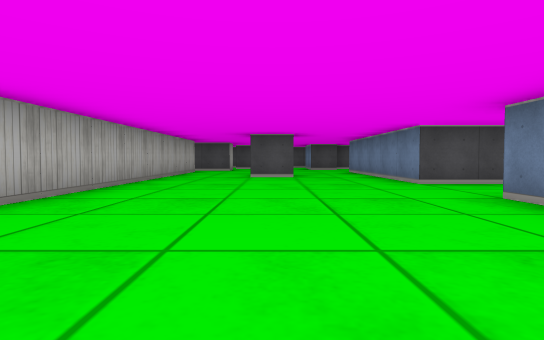
View 1 (above)

23 first-person views from a walk through a cub3D level. The camera is about half as high as the walls, tilts 2° down and sees 80° across. The floor is counted in squares. Each view is taken from the middle of a square. On the plan, view 1 faces up. The plan holds only what a view shows up to about 9 squares ahead; the rest is blank.

View 2
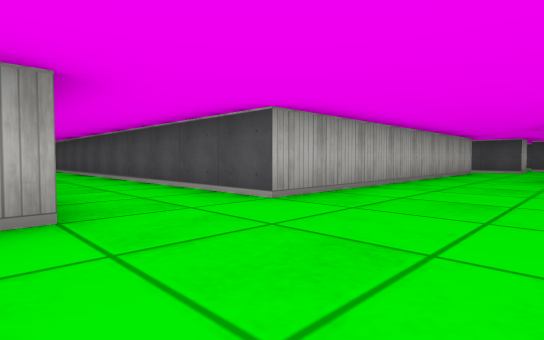

View 3
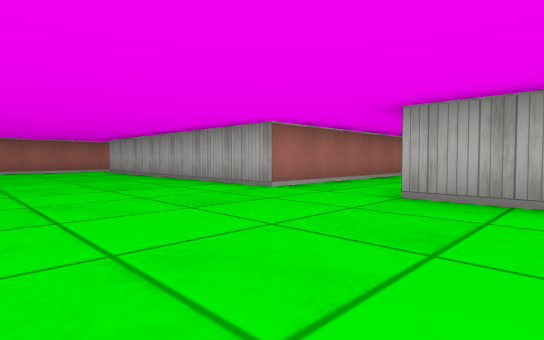

View 4
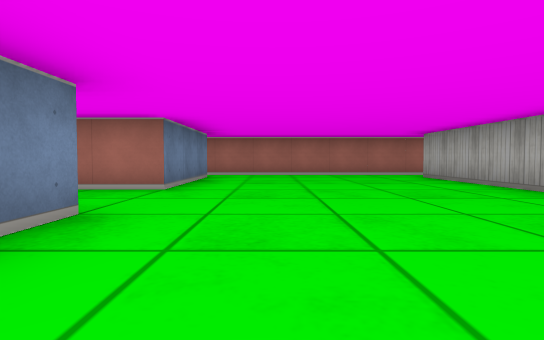

View 5
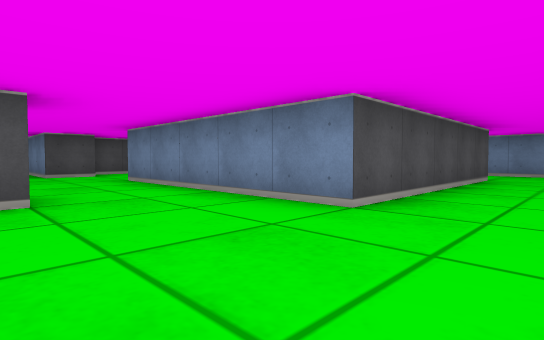

View 6
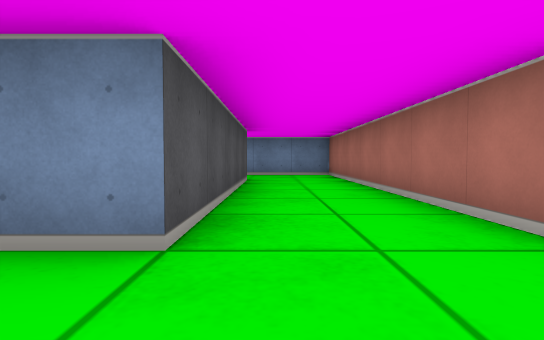

View 7
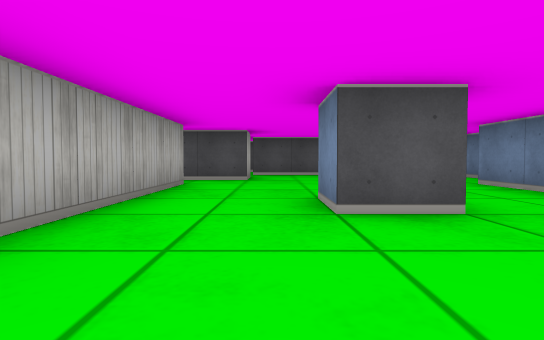

View 8
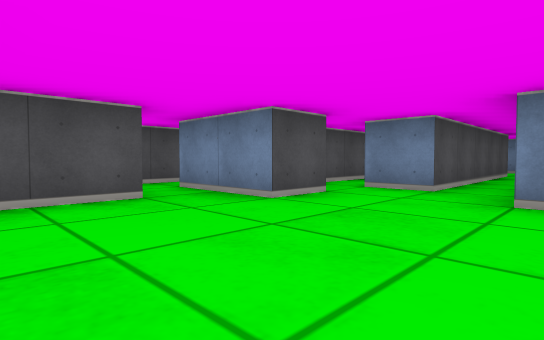

View 9
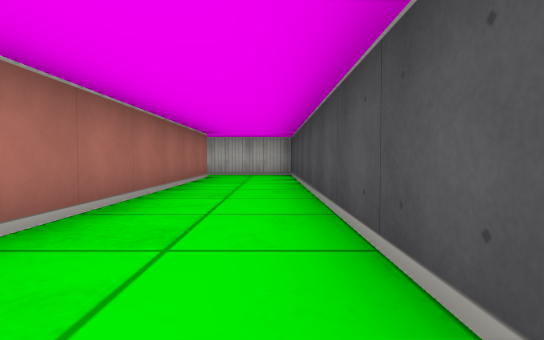

View 10
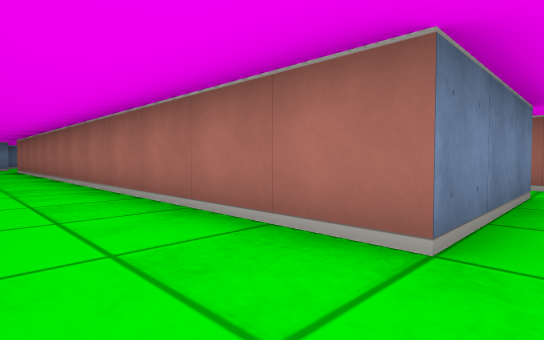

View 11
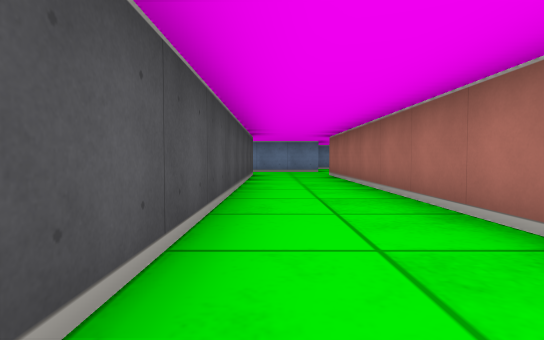

View 12
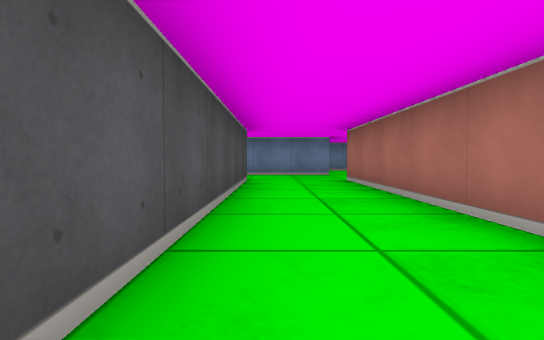

View 13
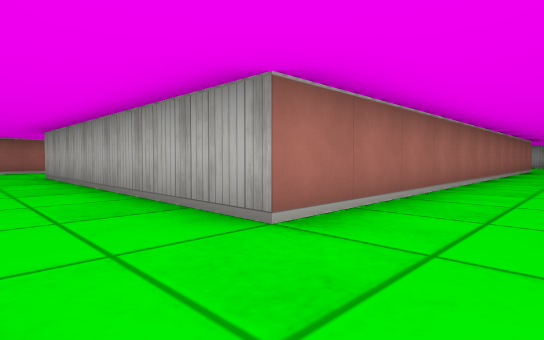

View 14
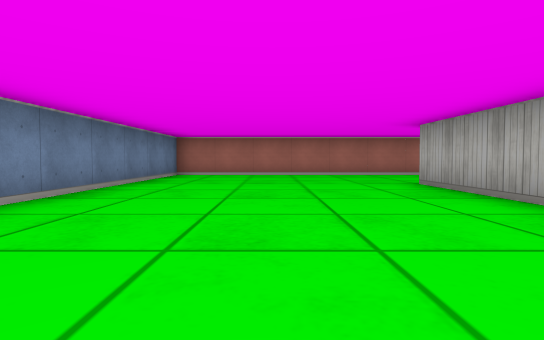

View 15
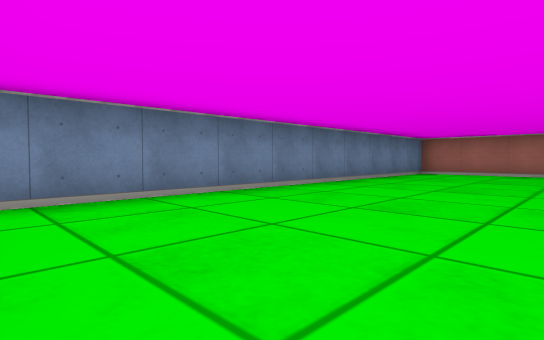

View 16
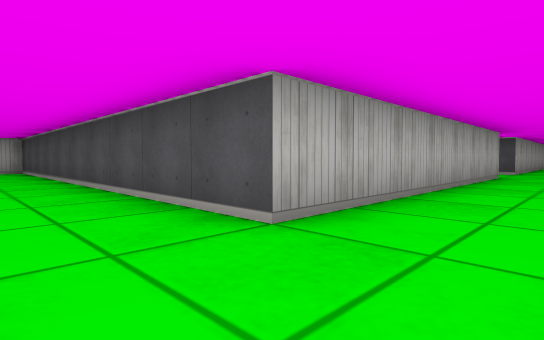

View 17
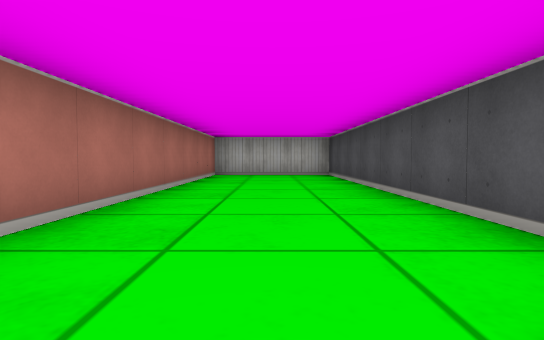

View 18
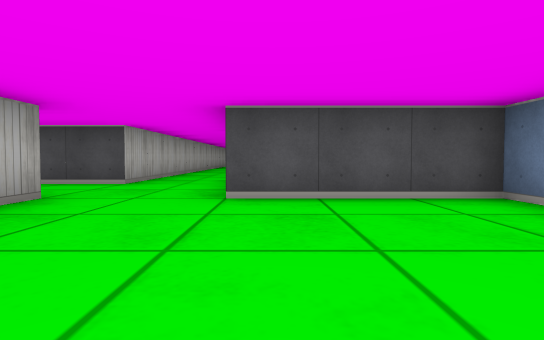

View 19
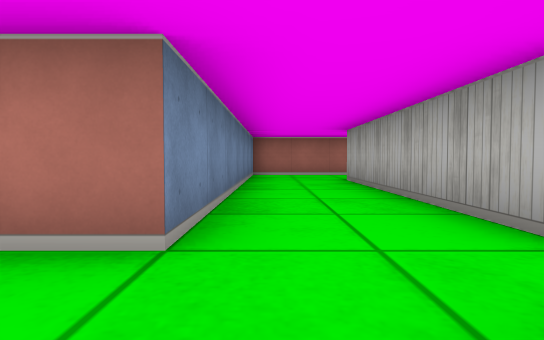

View 20
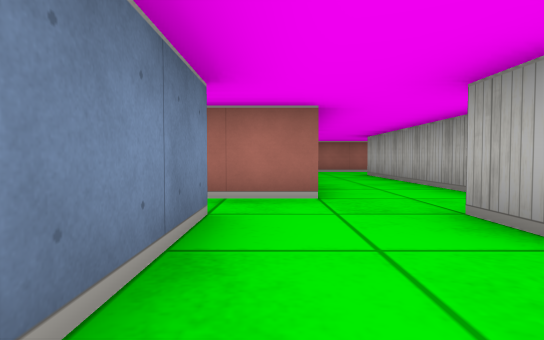

View 21
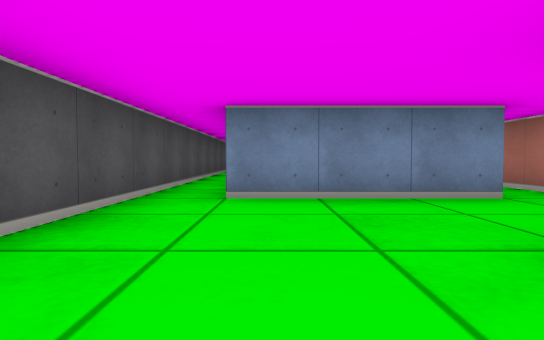

View 22
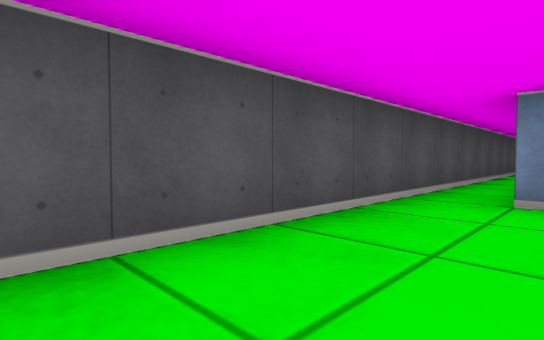

View 23
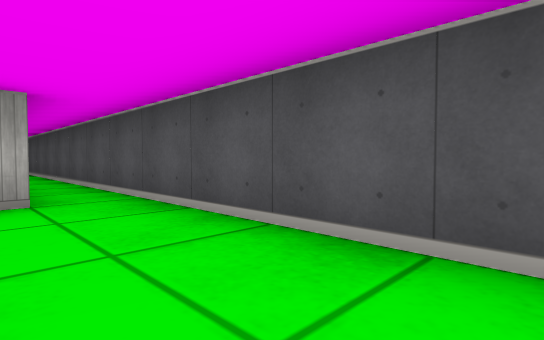

### Floor plan
Points are (right, up) in squares from view 1. A wall is a line through its corners. A room is listed if a view was taken in it or the views show most of it. See-through windows are left out.
Room 1 (views 1, 2, 3, 4, 5, 6, 7, 8, 9, 10)
walls: (2.5, 2.9) (2.5, 3.5) (9.5, 3.5) (9.5, 10.5); (0.6, 7.5) (-0.5, 7.5) (-0.5, 8.5); (2.5, -1.5) (2.5, -0.8); (-2.5, 10.5) (-2.5, 2.5) (-13.5, 2.5) (-13.5, 0.2); (-1.5, 12.5) (-1.5, 11.5) (-2.9, 11.5); (2.5, -6.5) (2.5, -3.5); (2.6, 12.5) (1.5, 12.5) (1.5, 14.5); (7.5, 10.2) (7.5, 5.5) (2.5, 5.5) (2.5, 10.5); (0.6, 13.5) (-1.5, 13.5); (-3, -7.5) (2.8, -7.5); (8.5, 11.5) (3.5, 11.5) (3.5, 12.5); (-12.5, 0.5) (-2.5, 0.5) (-2.5, -6.5)
ways out: opening at (3, -2.5) to room 2; opening at (9, 11) to room 3; opening at (1, 14) to room 4; opening at (3, 13) to room 4; opening at (-3.5, 11); opening at (-1, 13)
Room 2 (views 11, 12, 13, 14, 15, 16, 17, 18)
walls: (13.1, -13.5) (19.5, -13.5) (19.5, -3.5) (16.5, -3.5) (16.5, -1.2); (14.5, 0.5) (14.5, -1.5) (6.5, -1.5); (2.5, -3.5) (14.5, -3.5) (14.5, -10.5) (4.5, -10.5) (4.5, -13.5) (11.2, -13.5)
ways out: opening at (3, -2.5) to room 1; opening at (15.5, -0.5) to room 3
Room 3 (view 19)
walls: (14.5, 2) (14.5, 0.5); (10.5, 11.4) (10.5, 12.6); (9.5, 10.5) (12, 10.5); (17.5, 15.5) (10.5, 15.5); (8.5, 12.2) (8.5, 11.5)
ways out: opening at (9, 11) to room 1; opening at (15.5, -0.5) to room 2; opening at (9.5, 12) to room 4; opening at (11, 15) to room 4
Room 4 (views 20, 21, 22, 23)
walls: (5.4, 13.5) (2.8, 13.5); (10.5, 12.6) (10.5, 14.5); (10.5, 15.5) (0.5, 15.5)
ways out: opening at (1, 14) to room 1; opening at (3, 13) to room 1; opening at (9.5, 12) to room 3; opening at (11, 15) to room 3

Where each view was taken, in squares from view 1:
view 1: 0 up, 0 right, facing up
view 2: 0 up, 0 right, facing up-left
view 3: 4 up, 1 right, facing down-left
view 4: 1 up, 1 right, facing down
view 5: 4 up, 0 right, facing up-right
view 6: 5 up, 1 right, facing right
view 7: 5 up, 1 left, facing up
view 8: 10 up, 1 left, facing up-right
view 9: 2 up, 5 left, facing left
view 10: 2 down, 2 right, facing down-right
view 11: 2 down, 6 right, facing right
view 12: 2 down, 8 right, facing right
view 13: 2 down, 16 right, facing down-left
view 14: 5 down, 17 right, facing down
view 15: 4 down, 16 right, facing down-right
view 16: 12 down, 16 right, facing up-left
view 17: 12 down, 13 right, facing left
view 18: 7 down, 17 right, facing up
view 19: 12 up, 9 right, facing down
view 20: 14 up, 10 right, facing down
view 21: 14 up, 7 right, facing right
view 22: 14 up, 7 right, facing up-right
view 23: 14 up, 10 right, facing up-left
